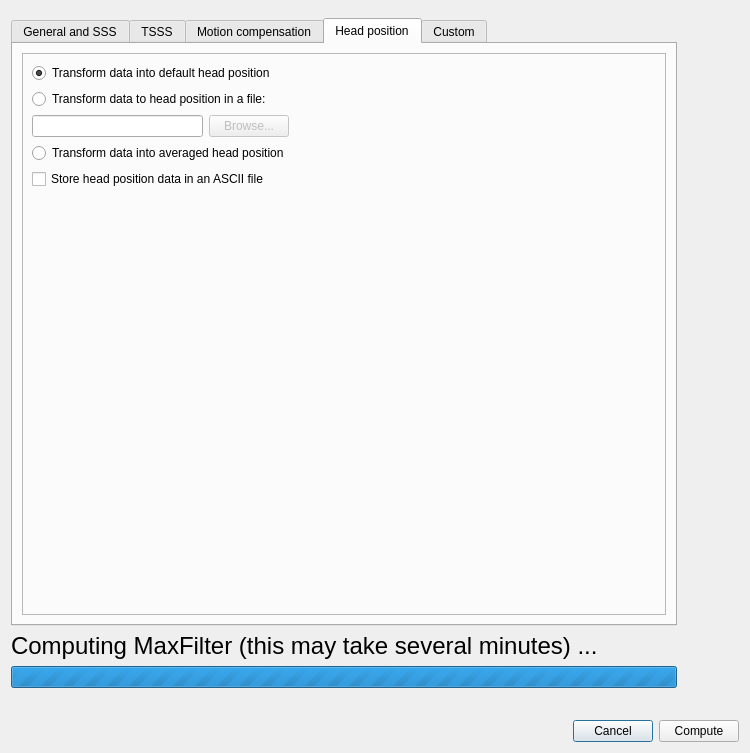
<?xml version="1.0" encoding="UTF-8"?>
<ui version="4.0">
 <class>Dialog</class>
 <widget class="QDialog" name="Dialog">
  <property name="geometry">
   <rect>
    <x>0</x>
    <y>0</y>
    <width>750</width>
    <height>753</height>
   </rect>
  </property>
  <property name="windowTitle">
   <string>MaxFilter Settings</string>
  </property>
  <layout class="QGridLayout" name="gridLayout_11">
   <item row="1" column="0">
    <layout class="QHBoxLayout" name="horizontalLayout_15">
     <item>
      <spacer name="horizontalSpacer">
       <property name="orientation">
        <enum>Qt::Horizontal</enum>
       </property>
       <property name="sizeHint" stdset="0">
        <size>
         <width>40</width>
         <height>20</height>
        </size>
       </property>
      </spacer>
     </item>
     <item>
      <widget class="QPushButton" name="pushButton_2">
       <property name="text">
        <string>Cancel</string>
       </property>
      </widget>
     </item>
     <item>
      <widget class="QPushButton" name="pushButton">
       <property name="text">
        <string>Compute</string>
       </property>
      </widget>
     </item>
    </layout>
   </item>
   <item row="0" column="0">
    <widget class="QScrollArea" name="scrollArea">
     <property name="frameShape">
      <enum>QFrame::NoFrame</enum>
     </property>
     <property name="widgetResizable">
      <bool>true</bool>
     </property>
     <widget class="QWidget" name="scrollAreaWidgetContents">
      <property name="geometry">
       <rect>
        <x>0</x>
        <y>0</y>
        <width>732</width>
        <height>701</height>
       </rect>
      </property>
      <property name="minimumSize">
       <size>
        <width>626</width>
        <height>669</height>
       </size>
      </property>
      <widget class="QWidget" name="layoutWidget">
       <property name="geometry">
        <rect>
         <x>0</x>
         <y>7</y>
         <width>666</width>
         <height>670</height>
        </rect>
       </property>
       <layout class="QVBoxLayout" name="verticalLayout_2">
        <item>
         <widget class="QTabWidget" name="tabWidgetMaxFilterSettings">
          <property name="currentIndex">
           <number>3</number>
          </property>
          <widget class="QWidget" name="tabGeneral">
           <attribute name="title">
            <string>General and SSS</string>
           </attribute>
           <layout class="QFormLayout" name="formLayout_2">
            <property name="fieldGrowthPolicy">
             <enum>QFormLayout::AllNonFixedFieldsGrow</enum>
            </property>
            <item row="3" column="0">
             <layout class="QHBoxLayout" name="horizontalLayout_7">
              <item>
               <widget class="QGroupBox" name="groupBoxOrigin">
                <property name="sizePolicy">
                 <sizepolicy hsizetype="Maximum" vsizetype="Maximum">
                  <horstretch>0</horstretch>
                  <verstretch>0</verstretch>
                 </sizepolicy>
                </property>
                <property name="title">
                 <string>Origin</string>
                </property>
                <layout class="QGridLayout" name="gridLayout_4">
                 <item row="0" column="0">
                  <widget class="QFrame" name="frame_6">
                   <property name="frameShape">
                    <enum>QFrame::StyledPanel</enum>
                   </property>
                   <property name="frameShadow">
                    <enum>QFrame::Raised</enum>
                   </property>
                   <layout class="QGridLayout" name="gridLayout_2">
                    <item row="1" column="0">
                     <widget class="QCheckBox" name="checkBoxFit">
                      <property name="text">
                       <string>Fit to isotrak points</string>
                      </property>
                     </widget>
                    </item>
                    <item row="0" column="0">
                     <layout class="QHBoxLayout" name="horizontalLayout_2">
                      <item>
                       <layout class="QHBoxLayout" name="horizontalLayout_3">
                        <property name="sizeConstraint">
                         <enum>QLayout::SetMaximumSize</enum>
                        </property>
                        <item>
                         <widget class="QLabel" name="labelX0">
                          <property name="text">
                           <string>x0</string>
                          </property>
                         </widget>
                        </item>
                        <item>
                         <widget class="QDoubleSpinBox" name="doubleSpinBoxX0">
                          <property name="suffix">
                           <string> mm</string>
                          </property>
                         </widget>
                        </item>
                       </layout>
                      </item>
                      <item>
                       <layout class="QHBoxLayout" name="horizontalLayout_4">
                        <item>
                         <widget class="QLabel" name="labelY0">
                          <property name="text">
                           <string>y0</string>
                          </property>
                         </widget>
                        </item>
                        <item>
                         <widget class="QDoubleSpinBox" name="doubleSpinBoxY0">
                          <property name="suffix">
                           <string> mm</string>
                          </property>
                         </widget>
                        </item>
                       </layout>
                      </item>
                      <item>
                       <layout class="QHBoxLayout" name="horizontalLayout">
                        <item>
                         <widget class="QLabel" name="labelZ0">
                          <property name="text">
                           <string>z0</string>
                          </property>
                         </widget>
                        </item>
                        <item>
                         <widget class="QDoubleSpinBox" name="doubleSpinBoxZ0">
                          <property name="suffix">
                           <string> mm</string>
                          </property>
                          <property name="value">
                           <double>40.000000000000000</double>
                          </property>
                         </widget>
                        </item>
                       </layout>
                      </item>
                     </layout>
                    </item>
                   </layout>
                  </widget>
                 </item>
                </layout>
               </widget>
              </item>
              <item>
               <widget class="QGroupBox" name="groupBoxOutputFormat">
                <property name="title">
                 <string>Output format</string>
                </property>
                <layout class="QGridLayout" name="gridLayout_3">
                 <item row="0" column="0">
                  <widget class="QFrame" name="frame_4">
                   <property name="frameShape">
                    <enum>QFrame::StyledPanel</enum>
                   </property>
                   <property name="frameShadow">
                    <enum>QFrame::Raised</enum>
                   </property>
                   <layout class="QFormLayout" name="formLayout_6">
                    <item row="0" column="0">
                     <layout class="QVBoxLayout" name="verticalLayout_5">
                      <item>
                       <widget class="QRadioButton" name="radioButtonFloat">
                        <property name="text">
                         <string>Float (32 bits)</string>
                        </property>
                        <property name="checked">
                         <bool>true</bool>
                        </property>
                        <attribute name="buttonGroup">
                         <string notr="true">buttonGroupFormat</string>
                        </attribute>
                       </widget>
                      </item>
                      <item>
                       <widget class="QRadioButton" name="radioButtonLong">
                        <property name="text">
                         <string>Long (32 bits)</string>
                        </property>
                        <attribute name="buttonGroup">
                         <string notr="true">buttonGroupFormat</string>
                        </attribute>
                       </widget>
                      </item>
                      <item>
                       <widget class="QRadioButton" name="radioButtonShort">
                        <property name="text">
                         <string>Short (16 bits)</string>
                        </property>
                        <attribute name="buttonGroup">
                         <string notr="true">buttonGroupFormat</string>
                        </attribute>
                       </widget>
                      </item>
                     </layout>
                    </item>
                   </layout>
                  </widget>
                 </item>
                </layout>
               </widget>
              </item>
             </layout>
            </item>
            <item row="5" column="0">
             <widget class="QGroupBox" name="groupBoxDataSkips">
              <property name="title">
               <string>Data skips</string>
              </property>
              <layout class="QGridLayout" name="gridLayout_6">
               <item row="0" column="0">
                <widget class="QFrame" name="frame_5">
                 <property name="frameShape">
                  <enum>QFrame::StyledPanel</enum>
                 </property>
                 <property name="frameShadow">
                  <enum>QFrame::Raised</enum>
                 </property>
                 <layout class="QGridLayout" name="gridLayout_5">
                  <item row="1" column="0">
                   <layout class="QGridLayout" name="gridLayout_12">
                    <item row="1" column="0">
                     <widget class="QCheckBox" name="checkBoxSkip_1">
                      <property name="text">
                       <string>S1</string>
                      </property>
                     </widget>
                    </item>
                    <item row="2" column="0">
                     <widget class="QCheckBox" name="checkBoxSkip_2">
                      <property name="text">
                       <string>S2</string>
                      </property>
                     </widget>
                    </item>
                    <item row="3" column="2">
                     <widget class="QSpinBox" name="spinBoxSkipEnd_3">
                      <property name="enabled">
                       <bool>false</bool>
                      </property>
                      <property name="suffix">
                       <string> s</string>
                      </property>
                      <property name="maximum">
                       <number>100000</number>
                      </property>
                     </widget>
                    </item>
                    <item row="3" column="1">
                     <widget class="QSpinBox" name="spinBoxSkipStart_3">
                      <property name="enabled">
                       <bool>false</bool>
                      </property>
                      <property name="suffix">
                       <string> s</string>
                      </property>
                      <property name="maximum">
                       <number>100000</number>
                      </property>
                     </widget>
                    </item>
                    <item row="3" column="0">
                     <widget class="QCheckBox" name="checkBoxSkip_3">
                      <property name="text">
                       <string>S3</string>
                      </property>
                     </widget>
                    </item>
                    <item row="1" column="2">
                     <widget class="QSpinBox" name="spinBoxSkipEnd_1">
                      <property name="enabled">
                       <bool>false</bool>
                      </property>
                      <property name="suffix">
                       <string> s</string>
                      </property>
                      <property name="maximum">
                       <number>100000</number>
                      </property>
                     </widget>
                    </item>
                    <item row="0" column="1">
                     <widget class="QLabel" name="label_5">
                      <property name="text">
                       <string>Start</string>
                      </property>
                     </widget>
                    </item>
                    <item row="2" column="1">
                     <widget class="QSpinBox" name="spinBoxSkipStart_2">
                      <property name="enabled">
                       <bool>false</bool>
                      </property>
                      <property name="suffix">
                       <string> s</string>
                      </property>
                      <property name="maximum">
                       <number>100000</number>
                      </property>
                     </widget>
                    </item>
                    <item row="0" column="0">
                     <spacer name="horizontalSpacer_4">
                      <property name="orientation">
                       <enum>Qt::Horizontal</enum>
                      </property>
                      <property name="sizeHint" stdset="0">
                       <size>
                        <width>40</width>
                        <height>20</height>
                       </size>
                      </property>
                     </spacer>
                    </item>
                    <item row="0" column="2">
                     <widget class="QLabel" name="label_6">
                      <property name="text">
                       <string>End</string>
                      </property>
                     </widget>
                    </item>
                    <item row="1" column="1">
                     <widget class="QSpinBox" name="spinBoxSkipStart_1">
                      <property name="enabled">
                       <bool>false</bool>
                      </property>
                      <property name="suffix">
                       <string> s</string>
                      </property>
                      <property name="maximum">
                       <number>100000</number>
                      </property>
                     </widget>
                    </item>
                    <item row="2" column="2">
                     <widget class="QSpinBox" name="spinBoxSkipEnd_2">
                      <property name="enabled">
                       <bool>false</bool>
                      </property>
                      <property name="suffix">
                       <string> s</string>
                      </property>
                      <property name="maximum">
                       <number>100000</number>
                      </property>
                     </widget>
                    </item>
                   </layout>
                  </item>
                 </layout>
                </widget>
               </item>
              </layout>
             </widget>
            </item>
            <item row="6" column="0">
             <widget class="QGroupBox" name="groupBox">
              <property name="enabled">
               <bool>true</bool>
              </property>
              <property name="title">
               <string>Set expansion order</string>
              </property>
              <layout class="QGridLayout" name="gridLayout">
               <item row="0" column="0">
                <layout class="QHBoxLayout" name="horizontalLayout_8">
                 <item>
                  <widget class="QLabel" name="labelOrderIn">
                   <property name="text">
                    <string>Order in:</string>
                   </property>
                  </widget>
                 </item>
                 <item>
                  <widget class="QSpinBox" name="spinBoxOrderIn">
                   <property name="minimum">
                    <number>5</number>
                   </property>
                   <property name="maximum">
                    <number>11</number>
                   </property>
                   <property name="value">
                    <number>8</number>
                   </property>
                  </widget>
                 </item>
                 <item>
                  <widget class="QLabel" name="labelOrderOut">
                   <property name="text">
                    <string>Order out:</string>
                   </property>
                  </widget>
                 </item>
                 <item>
                  <widget class="QSpinBox" name="spinBoxOrderOut">
                   <property name="minimum">
                    <number>1</number>
                   </property>
                   <property name="maximum">
                    <number>5</number>
                   </property>
                   <property name="value">
                    <number>3</number>
                   </property>
                  </widget>
                 </item>
                </layout>
               </item>
              </layout>
             </widget>
            </item>
            <item row="4" column="0">
             <widget class="QGroupBox" name="groupBoxBadChannel">
              <property name="title">
               <string>Bad channel selection</string>
              </property>
              <layout class="QGridLayout" name="gridLayout_9">
               <item row="0" column="1">
                <widget class="QFrame" name="frame_3">
                 <property name="frameShape">
                  <enum>QFrame::StyledPanel</enum>
                 </property>
                 <property name="frameShadow">
                  <enum>QFrame::Raised</enum>
                 </property>
                 <layout class="QGridLayout" name="gridLayout_8">
                  <item row="0" column="0">
                   <layout class="QGridLayout" name="gridLayout_7">
                    <item row="0" column="0">
                     <layout class="QHBoxLayout" name="horizontalLayout_6">
                      <item>
                       <widget class="QLabel" name="labelBadLimit">
                        <property name="text">
                         <string>Threshold for bads:</string>
                        </property>
                       </widget>
                      </item>
                      <item>
                       <widget class="QDoubleSpinBox" name="doubleSpinBoxBadLimit">
                        <property name="suffix">
                         <string> SD</string>
                        </property>
                        <property name="value">
                         <double>7.000000000000000</double>
                        </property>
                       </widget>
                      </item>
                     </layout>
                    </item>
                    <item row="2" column="0">
                     <layout class="QHBoxLayout" name="horizontalLayout_5">
                      <item>
                       <widget class="QLabel" name="labelBad">
                        <property name="text">
                         <string>Bad channels (e.g. 0323 1042 2631) :</string>
                        </property>
                       </widget>
                      </item>
                      <item>
                       <spacer name="horizontalSpacer_2">
                        <property name="orientation">
                         <enum>Qt::Horizontal</enum>
                        </property>
                        <property name="sizeHint" stdset="0">
                         <size>
                          <width>40</width>
                          <height>20</height>
                         </size>
                        </property>
                       </spacer>
                      </item>
                      <item>
                       <widget class="QLineEdit" name="lineEditBad">
                        <property name="enabled">
                         <bool>false</bool>
                        </property>
                       </widget>
                      </item>
                     </layout>
                    </item>
                    <item row="3" column="0">
                     <widget class="QCheckBox" name="checkBoxAutobad">
                      <property name="text">
                       <string>Autobad</string>
                      </property>
                      <property name="checked">
                       <bool>true</bool>
                      </property>
                     </widget>
                    </item>
                   </layout>
                  </item>
                 </layout>
                </widget>
               </item>
              </layout>
             </widget>
            </item>
           </layout>
          </widget>
          <widget class="QWidget" name="tabTSSS">
           <attribute name="title">
            <string>TSSS</string>
           </attribute>
           <widget class="QCheckBox" name="checkBoxtSSS">
            <property name="enabled">
             <bool>true</bool>
            </property>
            <property name="geometry">
             <rect>
              <x>10</x>
              <y>10</y>
              <width>351</width>
              <height>26</height>
             </rect>
            </property>
            <property name="text">
             <string>tSSS filtering enabled</string>
            </property>
            <property name="checked">
             <bool>false</bool>
            </property>
           </widget>
           <widget class="QFrame" name="frame">
            <property name="enabled">
             <bool>false</bool>
            </property>
            <property name="geometry">
             <rect>
              <x>20</x>
              <y>40</y>
              <width>361</width>
              <height>91</height>
             </rect>
            </property>
            <property name="layoutDirection">
             <enum>Qt::LeftToRight</enum>
            </property>
            <property name="frameShape">
             <enum>QFrame::StyledPanel</enum>
            </property>
            <property name="frameShadow">
             <enum>QFrame::Raised</enum>
            </property>
            <widget class="QWidget" name="formLayoutWidget">
             <property name="geometry">
              <rect>
               <x>10</x>
               <y>10</y>
               <width>341</width>
               <height>71</height>
              </rect>
             </property>
             <layout class="QFormLayout" name="formLayout">
              <property name="fieldGrowthPolicy">
               <enum>QFormLayout::AllNonFixedFieldsGrow</enum>
              </property>
              <item row="0" column="0">
               <widget class="QLabel" name="labelDataBufferLength">
                <property name="text">
                 <string>Data buffer length:</string>
                </property>
               </widget>
              </item>
              <item row="1" column="0">
               <widget class="QLabel" name="labelSubspaceCorrelationLimit">
                <property name="text">
                 <string>Subspace correlation limit:</string>
                </property>
               </widget>
              </item>
              <item row="0" column="1">
               <widget class="QSpinBox" name="spinBoxBufferLength">
                <property name="suffix">
                 <string> s</string>
                </property>
                <property name="maximum">
                 <number>120</number>
                </property>
                <property name="value">
                 <number>20</number>
                </property>
               </widget>
              </item>
              <item row="1" column="1">
               <widget class="QDoubleSpinBox" name="doubleSpinBoxCorr">
                <property name="maximum">
                 <double>1.000000000000000</double>
                </property>
                <property name="singleStep">
                 <double>0.010000000000000</double>
                </property>
                <property name="value">
                 <double>0.980000000000000</double>
                </property>
               </widget>
              </item>
             </layout>
            </widget>
           </widget>
          </widget>
          <widget class="QWidget" name="tabMC">
           <attribute name="title">
            <string>Motion compensation</string>
           </attribute>
           <widget class="QCheckBox" name="checkBoxMaxMove">
            <property name="enabled">
             <bool>true</bool>
            </property>
            <property name="geometry">
             <rect>
              <x>10</x>
              <y>49</y>
              <width>300</width>
              <height>26</height>
             </rect>
            </property>
            <property name="text">
             <string>Motion compensation (MaxMove) enabled</string>
            </property>
            <property name="checked">
             <bool>false</bool>
            </property>
           </widget>
           <widget class="QSpinBox" name="spinBoxLineFreq">
            <property name="geometry">
             <rect>
              <x>117</x>
              <y>11</y>
              <width>68</width>
              <height>31</height>
             </rect>
            </property>
            <property name="suffix">
             <string> Hz</string>
            </property>
            <property name="minimum">
             <number>50</number>
            </property>
            <property name="maximum">
             <number>60</number>
            </property>
            <property name="singleStep">
             <number>10</number>
            </property>
           </widget>
           <widget class="QLabel" name="labelLineFreq">
            <property name="geometry">
             <rect>
              <x>11</x>
              <y>16</y>
              <width>100</width>
              <height>21</height>
             </rect>
            </property>
            <property name="sizePolicy">
             <sizepolicy hsizetype="Preferred" vsizetype="Fixed">
              <horstretch>0</horstretch>
              <verstretch>0</verstretch>
             </sizepolicy>
            </property>
            <property name="text">
             <string>Line frequency:</string>
            </property>
           </widget>
           <zorder>checkBoxMaxMove</zorder>
           <zorder>labelLineFreq</zorder>
           <zorder>spinBoxLineFreq</zorder>
          </widget>
          <widget class="QWidget" name="tabHP">
           <attribute name="title">
            <string>Head position</string>
           </attribute>
           <layout class="QGridLayout" name="gridLayout_10">
            <item row="0" column="0">
             <widget class="QFrame" name="frame_2">
              <property name="enabled">
               <bool>true</bool>
              </property>
              <property name="layoutDirection">
               <enum>Qt::LeftToRight</enum>
              </property>
              <property name="frameShape">
               <enum>QFrame::StyledPanel</enum>
              </property>
              <property name="frameShadow">
               <enum>QFrame::Raised</enum>
              </property>
              <layout class="QFormLayout" name="formLayout_3">
               <property name="fieldGrowthPolicy">
                <enum>QFormLayout::AllNonFixedFieldsGrow</enum>
               </property>
               <item row="0" column="0">
                <layout class="QVBoxLayout" name="verticalLayout">
                 <item>
                  <widget class="QRadioButton" name="radioButtonPositionDefault">
                   <property name="enabled">
                    <bool>true</bool>
                   </property>
                   <property name="text">
                    <string>Transform data into default head position</string>
                   </property>
                   <property name="checked">
                    <bool>true</bool>
                   </property>
                  </widget>
                 </item>
                 <item>
                  <widget class="QRadioButton" name="radioButtonPositionFile">
                   <property name="text">
                    <string>Transform data to head position in a file:</string>
                   </property>
                  </widget>
                 </item>
                 <item>
                  <layout class="QHBoxLayout" name="horizontalLayout_9">
                   <item>
                    <widget class="QLineEdit" name="lineEditFile">
                     <property name="enabled">
                      <bool>true</bool>
                     </property>
                     <property name="inputMask">
                      <string/>
                     </property>
                    </widget>
                   </item>
                   <item>
                    <widget class="QPushButton" name="pushButtonBrowsePositionFile">
                     <property name="enabled">
                      <bool>false</bool>
                     </property>
                     <property name="text">
                      <string>Browse...</string>
                     </property>
                    </widget>
                   </item>
                  </layout>
                 </item>
                 <item>
                  <widget class="QRadioButton" name="radioButtonPositionAverage">
                   <property name="text">
                    <string>Transform data into averaged head position</string>
                   </property>
                  </widget>
                 </item>
                </layout>
               </item>
               <item row="1" column="0">
                <widget class="QCheckBox" name="checkBoxStorePosition">
                 <property name="text">
                  <string>Store head position data in an ASCII file</string>
                 </property>
                </widget>
               </item>
              </layout>
             </widget>
            </item>
           </layout>
          </widget>
          <widget class="QWidget" name="tabCustom">
           <attribute name="title">
            <string>Custom</string>
           </attribute>
           <widget class="QWidget" name="layoutWidget">
            <property name="geometry">
             <rect>
              <x>20</x>
              <y>30</y>
              <width>491</width>
              <height>211</height>
             </rect>
            </property>
            <layout class="QVBoxLayout" name="verticalLayout_3">
             <item>
              <widget class="QLabel" name="labelCustom">
               <property name="text">
                <string>Custom parameters:</string>
               </property>
              </widget>
             </item>
             <item>
              <widget class="QTextEdit" name="textEditCustom"/>
             </item>
            </layout>
           </widget>
           <widget class="QLabel" name="label">
            <property name="geometry">
             <rect>
              <x>20</x>
              <y>250</y>
              <width>491</width>
              <height>51</height>
             </rect>
            </property>
            <property name="text">
             <string>Fill field with custom commands separated with a single space, for example: -history -force -def -maint</string>
            </property>
            <property name="wordWrap">
             <bool>true</bool>
            </property>
           </widget>
          </widget>
         </widget>
        </item>
        <item>
         <widget class="QLabel" name="labelComputeMaxFilter">
          <property name="font">
           <font>
            <pointsize>18</pointsize>
           </font>
          </property>
          <property name="text">
           <string>Computing MaxFilter (this may take several minutes) ...</string>
          </property>
          <property name="scaledContents">
           <bool>false</bool>
          </property>
         </widget>
        </item>
        <item>
         <widget class="QProgressBar" name="progressBarComputeMaxFilter">
          <property name="minimum">
           <number>0</number>
          </property>
          <property name="maximum">
           <number>0</number>
          </property>
          <property name="value">
           <number>0</number>
          </property>
          <property name="textVisible">
           <bool>true</bool>
          </property>
         </widget>
        </item>
       </layout>
      </widget>
     </widget>
    </widget>
   </item>
  </layout>
 </widget>
 <tabstops>
  <tabstop>checkBoxFit</tabstop>
  <tabstop>doubleSpinBoxX0</tabstop>
  <tabstop>doubleSpinBoxY0</tabstop>
  <tabstop>doubleSpinBoxZ0</tabstop>
  <tabstop>radioButtonFloat</tabstop>
  <tabstop>radioButtonLong</tabstop>
  <tabstop>radioButtonShort</tabstop>
  <tabstop>doubleSpinBoxBadLimit</tabstop>
  <tabstop>spinBoxOrderOut</tabstop>
  <tabstop>spinBoxOrderIn</tabstop>
  <tabstop>checkBoxAutobad</tabstop>
  <tabstop>spinBoxBufferLength</tabstop>
  <tabstop>doubleSpinBoxCorr</tabstop>
  <tabstop>checkBoxMaxMove</tabstop>
  <tabstop>textEditCustom</tabstop>
  <tabstop>pushButton</tabstop>
  <tabstop>pushButton_2</tabstop>
  <tabstop>checkBoxSkip_1</tabstop>
  <tabstop>checkBoxSkip_2</tabstop>
  <tabstop>spinBoxSkipEnd_3</tabstop>
  <tabstop>spinBoxSkipStart_3</tabstop>
  <tabstop>checkBoxSkip_3</tabstop>
  <tabstop>spinBoxSkipEnd_1</tabstop>
  <tabstop>spinBoxSkipStart_2</tabstop>
  <tabstop>spinBoxSkipStart_1</tabstop>
  <tabstop>spinBoxSkipEnd_2</tabstop>
  <tabstop>checkBoxtSSS</tabstop>
  <tabstop>spinBoxLineFreq</tabstop>
 </tabstops>
 <resources/>
 <connections>
  <connection>
   <sender>checkBoxAutobad</sender>
   <signal>toggled(bool)</signal>
   <receiver>labelBad</receiver>
   <slot>setDisabled(bool)</slot>
   <hints>
    <hint type="sourcelabel">
     <x>182</x>
     <y>335</y>
    </hint>
    <hint type="destinationlabel">
     <x>185</x>
     <y>307</y>
    </hint>
   </hints>
  </connection>
  <connection>
   <sender>checkBoxFit</sender>
   <signal>toggled(bool)</signal>
   <receiver>doubleSpinBoxX0</receiver>
   <slot>setDisabled(bool)</slot>
   <hints>
    <hint type="sourcelabel">
     <x>145</x>
     <y>170</y>
    </hint>
    <hint type="destinationlabel">
     <x>159</x>
     <y>141</y>
    </hint>
   </hints>
  </connection>
  <connection>
   <sender>checkBoxFit</sender>
   <signal>toggled(bool)</signal>
   <receiver>doubleSpinBoxY0</receiver>
   <slot>setDisabled(bool)</slot>
   <hints>
    <hint type="sourcelabel">
     <x>235</x>
     <y>170</y>
    </hint>
    <hint type="destinationlabel">
     <x>281</x>
     <y>141</y>
    </hint>
   </hints>
  </connection>
  <connection>
   <sender>checkBoxFit</sender>
   <signal>toggled(bool)</signal>
   <receiver>doubleSpinBoxZ0</receiver>
   <slot>setDisabled(bool)</slot>
   <hints>
    <hint type="sourcelabel">
     <x>318</x>
     <y>170</y>
    </hint>
    <hint type="destinationlabel">
     <x>403</x>
     <y>141</y>
    </hint>
   </hints>
  </connection>
  <connection>
   <sender>checkBoxSkip_1</sender>
   <signal>toggled(bool)</signal>
   <receiver>spinBoxSkipStart_1</receiver>
   <slot>setEnabled(bool)</slot>
   <hints>
    <hint type="sourcelabel">
     <x>84</x>
     <y>451</y>
    </hint>
    <hint type="destinationlabel">
     <x>176</x>
     <y>453</y>
    </hint>
   </hints>
  </connection>
  <connection>
   <sender>checkBoxSkip_1</sender>
   <signal>toggled(bool)</signal>
   <receiver>spinBoxSkipEnd_1</receiver>
   <slot>setEnabled(bool)</slot>
   <hints>
    <hint type="sourcelabel">
     <x>84</x>
     <y>451</y>
    </hint>
    <hint type="destinationlabel">
     <x>268</x>
     <y>453</y>
    </hint>
   </hints>
  </connection>
  <connection>
   <sender>checkBoxSkip_2</sender>
   <signal>toggled(bool)</signal>
   <receiver>spinBoxSkipStart_2</receiver>
   <slot>setEnabled(bool)</slot>
   <hints>
    <hint type="sourcelabel">
     <x>84</x>
     <y>482</y>
    </hint>
    <hint type="destinationlabel">
     <x>176</x>
     <y>484</y>
    </hint>
   </hints>
  </connection>
  <connection>
   <sender>checkBoxSkip_2</sender>
   <signal>toggled(bool)</signal>
   <receiver>spinBoxSkipEnd_2</receiver>
   <slot>setEnabled(bool)</slot>
   <hints>
    <hint type="sourcelabel">
     <x>84</x>
     <y>482</y>
    </hint>
    <hint type="destinationlabel">
     <x>268</x>
     <y>484</y>
    </hint>
   </hints>
  </connection>
  <connection>
   <sender>checkBoxSkip_3</sender>
   <signal>toggled(bool)</signal>
   <receiver>spinBoxSkipStart_3</receiver>
   <slot>setEnabled(bool)</slot>
   <hints>
    <hint type="sourcelabel">
     <x>84</x>
     <y>513</y>
    </hint>
    <hint type="destinationlabel">
     <x>176</x>
     <y>515</y>
    </hint>
   </hints>
  </connection>
  <connection>
   <sender>checkBoxSkip_3</sender>
   <signal>toggled(bool)</signal>
   <receiver>spinBoxSkipEnd_3</receiver>
   <slot>setEnabled(bool)</slot>
   <hints>
    <hint type="sourcelabel">
     <x>84</x>
     <y>513</y>
    </hint>
    <hint type="destinationlabel">
     <x>268</x>
     <y>515</y>
    </hint>
   </hints>
  </connection>
  <connection>
   <sender>checkBoxtSSS</sender>
   <signal>toggled(bool)</signal>
   <receiver>frame</receiver>
   <slot>setEnabled(bool)</slot>
   <hints>
    <hint type="sourcelabel">
     <x>31</x>
     <y>75</y>
    </hint>
    <hint type="destinationlabel">
     <x>41</x>
     <y>151</y>
    </hint>
   </hints>
  </connection>
  <connection>
   <sender>pushButton_2</sender>
   <signal>clicked()</signal>
   <receiver>Dialog</receiver>
   <slot>reject()</slot>
   <hints>
    <hint type="sourcelabel">
     <x>553</x>
     <y>724</y>
    </hint>
    <hint type="destinationlabel">
     <x>422</x>
     <y>5</y>
    </hint>
   </hints>
  </connection>
  <connection>
   <sender>pushButton</sender>
   <signal>clicked()</signal>
   <receiver>Dialog</receiver>
   <slot>accept()</slot>
   <hints>
    <hint type="sourcelabel">
     <x>639</x>
     <y>724</y>
    </hint>
    <hint type="destinationlabel">
     <x>538</x>
     <y>5</y>
    </hint>
   </hints>
  </connection>
  <connection>
   <sender>checkBoxAutobad</sender>
   <signal>toggled(bool)</signal>
   <receiver>lineEditBad</receiver>
   <slot>setDisabled(bool)</slot>
   <hints>
    <hint type="sourcelabel">
     <x>208</x>
     <y>335</y>
    </hint>
    <hint type="destinationlabel">
     <x>463</x>
     <y>307</y>
    </hint>
   </hints>
  </connection>
 </connections>
 <buttongroups>
  <buttongroup name="buttonGroupFormat"/>
 </buttongroups>
</ui>
